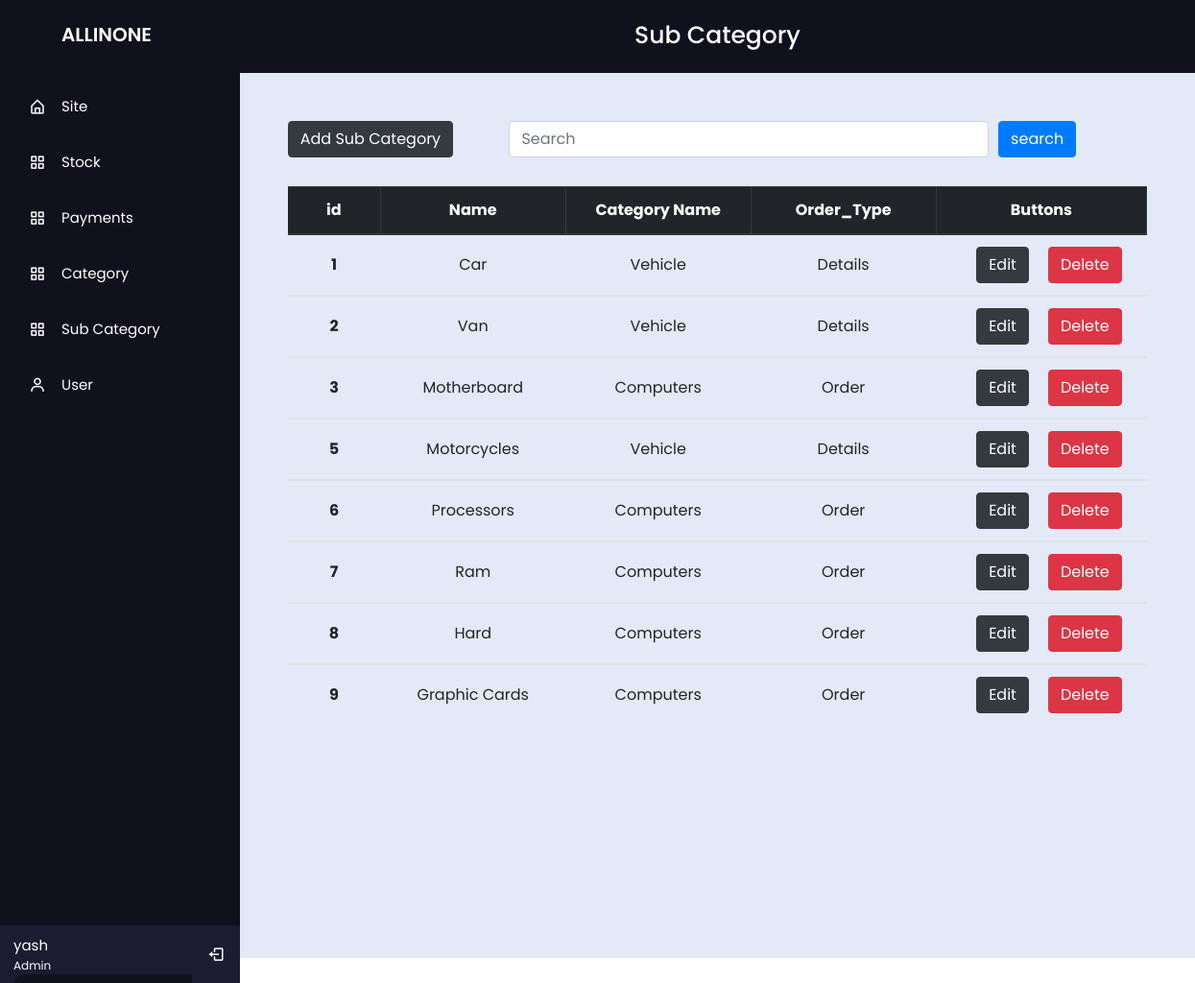
/Admin/Admin_Sub_Category.php (signed in), run on the app's committed database.
### tables this page shows
CREATE TABLE IF NOT EXISTS `users` (
  `Uid` int(11) NOT NULL AUTO_INCREMENT,
  `UName` varchar(50) NOT NULL,
  `Email` varchar(100) NOT NULL,
  `Te_No` text NOT NULL,
  `Type` varchar(10) NOT NULL,
  `Password` varchar(20) NOT NULL,
  `Image` varchar(200) NOT NULL,
  PRIMARY KEY (`Uid`)
);

CREATE TABLE IF NOT EXISTS `sub` (
  `SId` int(10) NOT NULL AUTO_INCREMENT,
  `SubName` varchar(20) NOT NULL,
  `Cid` int(11) NOT NULL,
  `Oreder_type` varchar(30) NOT NULL,
  PRIMARY KEY (`SId`),
  KEY `Cid` (`Cid`)
);

CREATE TABLE IF NOT EXISTS `category` (
  `CId` int(11) NOT NULL AUTO_INCREMENT,
  `CName` varchar(100) NOT NULL,
  `Cdescription` varchar(200) NOT NULL,
  PRIMARY KEY (`CId`)
);

### Admin/Admin_Sub_Category.php (the view, shortened to what this page needs)
<?php
include("dbconnect.php");
$email = $_SESSION['email'];
$sql_s = "SELECT * FROM users WHERE Email='$email' ";
$result_s = mysqli_query($conn, $sql_s);
$row_s = mysqli_fetch_array($result_s);
$UName = $row_s["UName"];
if(isset($_GET['btnSearch']))
{
  $search = mysqli_real_escape_string($conn, $_GET['Search']);
  $sql = "SELECT * FROM sub WHERE (SubName LIKE '$search' OR Oreder_type LIKE '$search')";
}
else
{
  $sql = "SELECT * FROM sub";
}
?>
<!DOCTYPE html>
<html lang="en">
<head>
    <link rel="stylesheet" href="css/Category.css">
    <link href='https://unpkg.com/boxicons@2.0.7/css/boxicons.min.css' rel='stylesheet'>
    <link rel="stylesheet" href="https://cdn.jsdelivr.net/npm/bootstrap@4.0.0/dist/css/bootstrap.min.css">
</head>
<body>
  <div class="main_Wrap">
       <div class="sidebar">
        <div class="logo-details">
          <div class="logo_name" style="margin-left:50px" >ALLINONE</div>
        </div>
        <ul class="nav-list">
          <li>
            <a href="../User/Home.php">
              <i class='bx bx-home-alt'></i>
              <span class="links_name">Site</span>
            </a>
          </li>
          <li>
            <a href="Admin_Stock.php">
              <i class='bx bx-grid-alt'></i>
              <span class="links_name">Stock</span>
            </a>
          </li>
          <li>
            <a href="Admin_Payment.php">
              <i class='bx bx-grid-alt'></i>
              <span class="links_name">Payments</span>
            </a>
          </li>
          <li>
            <a href="Admin_Category.php">
              <i class='bx bx-grid-alt'></i>
              <span class="links_name">Category</span>
            </a>
          </li>
          <li>
            <a href="Admin_Sub_Category.php">
              <i class='bx bx-grid-alt' ></i>
              <span class="links_name">Sub Category</span>
            </a>
          </li>
          <li>
            <a href="Admin_User.php">
              <i class='bx bx-user' ></i>
              <span class="links_name">User</span>
            </a>
          </li>
          <li class="profile">
            <div class="profile-details">
              <div class="name_job">
                <div class="name"><?php echo $UName; ?></div>
                <div class="job">Admin</div>
              </div>
            </div>
            <a href="../User/Logout.php"><i class='bx bx-log-out' id="log_out" ></i></a>
          </li>
        </ul>
      </div>
      <section class="home-section">
        <div class="text">Sub Category</div>
          <div class="conten">
            <div class="buttons-div">
              <div class="addbutton">
                <form action="#" method="post">
                  <button type="button" class="btn btn-dark" data-toggle="modal" data-target="#exampleModal"> Add Sub Category </button>
                </form>
              </div>
              <form action="Admin_Sub_Category.php" method="get">
                <div class="search">
                    <div class="Sbox">
                        <input class="form-control" type="search" name="Search" placeholder="Search" aria-label="Search" style="width:500px">
                    </div>
                    <div class="Sbutton">
                        <input type="submit" id="search" name="btnSearch" class="btn btn-primary" Value="search" style="Margin-left:155px">
                    </div>
                </div>
              </form>
            </div>
            <table class="table" style=" margin-top: -20px;">
              <thead class="thead-dark">
                <tr>
                  <th class="collom1" scope="col"> id </th>
                  <th class="collom2" scope="co1"> Name </th>
                  <th class="collom2" scope="col"> Category Name </th>
                  <th class="collom2" scope="col"> Order_Type </th>
                  <th class="collom2" scope="col"> Buttons </th>
                </tr>
              </thead>
                    <?php
                        $result = mysqli_query($conn,$sql);
						            while($row = mysqli_fetch_array($result))
					            {
                            $category_id = $row['Cid'];
                            $sql_2 = "SELECT * FROM category WHERE CId = $category_id ";
                            $result_2 = mysqli_query($conn,$sql_2);
                            $row_2 = mysqli_fetch_array($result_2)
				              ?>
              <tbody>
                <tr>
                  <th scope="row"><div class="CId"><?php echo $row['SId']; ?></div></th>
                  <td><div class="CName"><?php echo $row['SubName']; ?></div></td>
                  <td><div class="CName"><?php echo $row_2['CName']; ?></div></td>
                  <td><div class="description"><?php echo $row['Oreder_type']; ?></div> </td>
                  <td>
                    <div class="cbuttons" style="display: flex;">
                        <form action="#" method="get" style=" margin-left: 30px;">
                            <input type="submit" id="Edit" name="Edit" class="btn btn-dark" data-toggle="modal" data-target="#exampleModa2" Value="Edit">
                        </form>
                        <form action="#" method="get" style=" margin-left: 20px;">
                            <input type="submit" id="Delete" name="Delete" class="btn btn-danger" Value="Delete">
                        </form>
                    </div>
                  </td>
                </tr>
              </tbody>
              <?php } ?>
            </table>
          </div>
      </section>
    <?php
	    include("dbconnect.php");
	  ?>
    <?php
	    include("dbconnect.php");
	  ?>
    <?php
      include("dbconnect.php");
    ?>
  </div>
</body>
</html>

### Admin/css/Category.css (style rules this page uses)
* { margin: 0; padding: 0; box-sizing: border-box; font-family: "Poppins" , sans-serif; }
ul { list-style: none; }
.main_Wrap { display: flex; }
.sidebar { position: fixed; left: 0; top: 0; height: 100%; width: 250px; background: #11101D; padding: 6px 14px; z-index: 99; transition: all 0.5s ease; float: left; }
.sidebar .logo-details { height: 60px; display: flex; align-items: center; position: relative; }
.sidebar .logo-details .logo_name { color: #fff; font-size: 20px; font-weight: 600; opacity: 1; transition: all 0.5s ease; }
.sidebar i { color: #fff; height: 60px; min-width: 50px; font-size: 28px; text-align: center; line-height: 60px; }
.sidebar .nav-list { margin-top: 20px; height: 100%; }
.sidebar li { position: relative; margin: 8px 0; list-style: none; }
.sidebar li a { display: flex; height: 100%; width: 100%; border-radius: 12px; align-items: center; text-decoration: none; transition: all 0.4s ease; background: #11101D; }
.sidebar li a .links_name { color: #fff; font-size: 15px; font-weight: 400; white-space: nowrap; opacity: 1; pointer-events: none; transition: 0.4s; }
.sidebar li i { height: 50px; line-height: 50px; font-size: 18px; border-radius: 12px; }
.sidebar li.profile { position: fixed; height: 60px; width: 250px; left: 0; bottom: -8px; padding: 10px 14px; background: #1d1b31; transition: all 0.5s ease; overflow: hidden;margin-left: 0px; }
.sidebar li .profile-details { display: flex; align-items: center; flex-wrap: nowrap; }
.sidebar li.profile .name, .sidebar li.profile .job { font-size: 15px; font-weight: 400; color: #fff; white-space: nowrap; }
.sidebar li.profile .job { font-size: 12px; }
.sidebar .profile #log_out { position: absolute; top: 50%; right: 0; transform: translateY(-50%); background: #1d1b31; width: 50px; height: 60px; line-height: 60px; border-radius: 0px; transition: all 0.5s ease; }
.home-section { height: 1000px; background: #E4E9F7; margin-left: 250px; width:100%; transition: all 0.5s ease; z-index: 2; float: right }
.home-section .text { width: 100%; display: inline-block; background: #11101D; color: #fff; font-size: 25px; font-weight: 500; padding: 20px; text-align: center; }
.conten { width: 90%; margin: auto auto; margin-top: 30px; }
.table { margin-top: 30px; }
.CId { width: 100%; text-align: center; margin-top: 7px; }
.CName { width: 100%; text-align: center; margin-top: 7px; }
.description { width: 100%; text-align: center; margin-top: 7px; }
.cbuttons { width: 100%; text-align: center; }
.collom1 { width: 10%; text-align: center; border-right: 1px solid #E4E9F7; }
.collom2 { width: 20%; text-align: center; border-right: 1px solid #E4E9F7; }
.buttons-div { display: flex; margin-top: 50px; margin-bottom: 50px; }
.addbutton { width: 20%; }
.search { width: 80%; display: flex; margin-left: 20px; padding-left: 5%; }
.Sbox { width: 60%; }
.Sbutton { margin-left: 10px; }

### Admin/Admin_Sub_Category.php (style rules this page uses)
body { margin-top:-26px }

### data on the page
users: UName "yash"
sub: SId "1", SubName "Car", Cid.CName "Vehicle", Oreder_type "Details"
sub: SId "2", SubName "Van", Cid.CName "Vehicle", Oreder_type "Details"
sub: SId "3", SubName "Motherboard", Cid.CName "Computers", Oreder_type "Order"
sub: SId "5", SubName "Motorcycles", Cid.CName "Vehicle", Oreder_type "Details"
sub: SId "6", SubName "Processors", Cid.CName "Computers", Oreder_type "Order"
sub: SId "7", SubName "Ram", Cid.CName "Computers", Oreder_type "Order"
sub: SId "8", SubName "Hard", Cid.CName "Computers", Oreder_type "Order"
sub: SId "9", SubName "Graphic Cards", Cid.CName "Computers", Oreder_type "Order"
